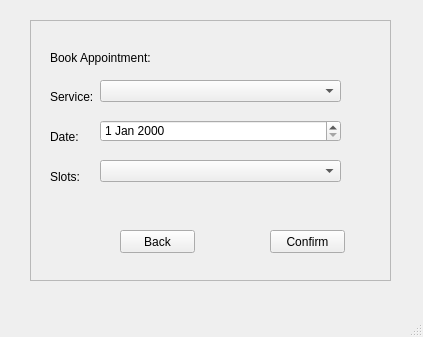
<?xml version="1.0" encoding="UTF-8"?>
<ui version="4.0">
 <class>MainWindow</class>
 <widget class="QMainWindow" name="MainWindow">
  <property name="geometry">
   <rect>
    <x>0</x>
    <y>0</y>
    <width>423</width>
    <height>337</height>
   </rect>
  </property>
  <property name="windowTitle">
   <string>MainWindow</string>
  </property>
  <widget class="QWidget" name="centralwidget">
   <widget class="QFrame" name="frame">
    <property name="geometry">
     <rect>
      <x>30</x>
      <y>20</y>
      <width>361</width>
      <height>261</height>
     </rect>
    </property>
    <property name="frameShape">
     <enum>QFrame::StyledPanel</enum>
    </property>
    <property name="frameShadow">
     <enum>QFrame::Raised</enum>
    </property>
    <widget class="QLabel" name="label">
     <property name="geometry">
      <rect>
       <x>20</x>
       <y>30</y>
       <width>171</width>
       <height>16</height>
      </rect>
     </property>
     <property name="text">
      <string>Book Appointment:</string>
     </property>
    </widget>
    <widget class="QLabel" name="label_2">
     <property name="geometry">
      <rect>
       <x>20</x>
       <y>70</y>
       <width>47</width>
       <height>13</height>
      </rect>
     </property>
     <property name="text">
      <string>Service:</string>
     </property>
    </widget>
    <widget class="QComboBox" name="comboBox">
     <property name="geometry">
      <rect>
       <x>70</x>
       <y>60</y>
       <width>241</width>
       <height>22</height>
      </rect>
     </property>
    </widget>
    <widget class="QLabel" name="label_3">
     <property name="geometry">
      <rect>
       <x>20</x>
       <y>110</y>
       <width>47</width>
       <height>13</height>
      </rect>
     </property>
     <property name="text">
      <string>Date:</string>
     </property>
    </widget>
    <widget class="QDateEdit" name="dateEdit">
     <property name="geometry">
      <rect>
       <x>70</x>
       <y>100</y>
       <width>241</width>
       <height>22</height>
      </rect>
     </property>
    </widget>
    <widget class="QLabel" name="label_4">
     <property name="geometry">
      <rect>
       <x>20</x>
       <y>150</y>
       <width>47</width>
       <height>13</height>
      </rect>
     </property>
     <property name="text">
      <string>Slots:</string>
     </property>
    </widget>
    <widget class="QComboBox" name="comboBox_2">
     <property name="geometry">
      <rect>
       <x>70</x>
       <y>140</y>
       <width>241</width>
       <height>22</height>
      </rect>
     </property>
    </widget>
    <widget class="QPushButton" name="pushButton">
     <property name="geometry">
      <rect>
       <x>90</x>
       <y>210</y>
       <width>75</width>
       <height>23</height>
      </rect>
     </property>
     <property name="text">
      <string>Back</string>
     </property>
    </widget>
    <widget class="QPushButton" name="pushButton_2">
     <property name="geometry">
      <rect>
       <x>240</x>
       <y>210</y>
       <width>75</width>
       <height>23</height>
      </rect>
     </property>
     <property name="text">
      <string>Confirm</string>
     </property>
    </widget>
   </widget>
  </widget>
  <widget class="QMenuBar" name="menubar">
   <property name="geometry">
    <rect>
     <x>0</x>
     <y>0</y>
     <width>423</width>
     <height>21</height>
    </rect>
   </property>
  </widget>
  <widget class="QStatusBar" name="statusbar"/>
 </widget>
 <resources/>
 <connections/>
</ui>
